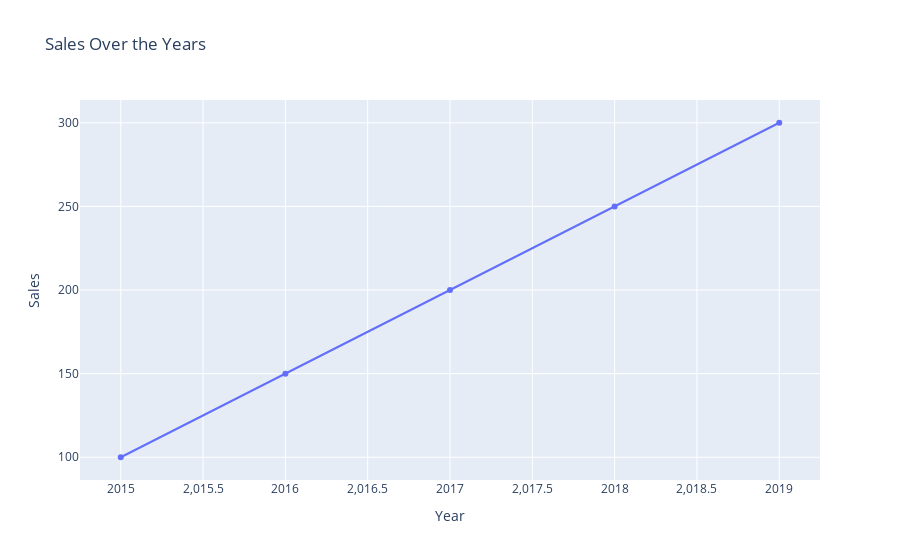

The notebook cell saved with this chart:
### Markdown cell above
# GRAF

### Code cell
# Vytvorenie čiarového grafu
fig = go.Figure()

fig.add_trace(go.Scatter(x=df['Year'], y=df['Sales'], mode='lines+markers'))

fig.update_layout(title='Sales Over the Years',
                  xaxis_title='Year',
                  yaxis_title='Sales')

fig.show()

### Figure 1 — Plotly figure (JSON) as saved in the notebook; plotly's stock layout.template omitted (floating-point values rounded to 4 significant figures)
{"data": [{"mode": "lines+markers", "type": "scatter", "x": [2015, 2016, 2017, 2018, 2019], "y": [100, 150, 200, 250, 300]}], "layout": {"autosize": true, "title": {"text": "Sales Over the Years"}, "xaxis": {"autorange": true, "range": [2015.0, 2019.0], "title": {"text": "Year"}, "type": "linear"}, "yaxis": {"autorange": true, "range": [83.5, 316.5], "title": {"text": "Sales"}, "type": "linear"}}}
